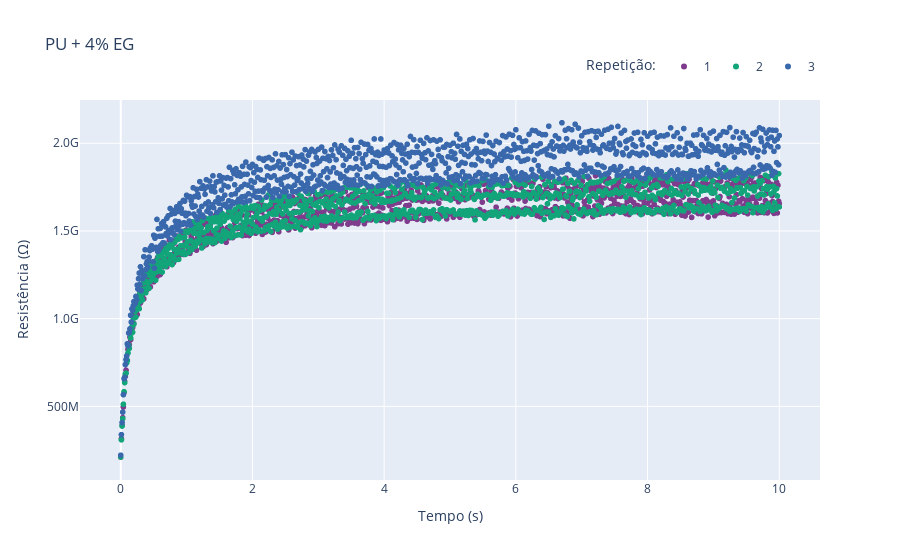

The code cell stored with this chart in its notebook:
### Markdown cell above
### Gráfico da resistência ao longo do tempo - PU + 4%EG

### Code cell
fig = pueg4_df.plot(kind='scatter',
                    x='Tempo',
                    y='Resistência',
                    color = 'Repetição',
                    color_discrete_sequence=px.colors.qualitative.Bold,
                    title="PU + 4% EG"
                   )
fig.update_layout(xaxis_title = 'Tempo (s)',
                  yaxis_title = 'Resistência (Ω)',
                  yaxis_tickformat = '.2s',
                  legend = dict(orientation = 'h',
                                y=1.05,
                                x=1.0,
                                xanchor= 'right',
                                yanchor= 'bottom',
                                title = dict(text = 'Repetição:')
                               )
                 )

### Figure 1 — Plotly figure (JSON) as saved in the notebook; plotly's stock layout.template omitted (floating-point values rounded to 4 significant figures; data arrays with more than 128 entries replaced by an {"elided": "..."} marker saying what was removed)
{"data": [{"hovertemplate": "Repetição=1<br>Tempo=%{x}<br>Resistência=%{y}<extra></extra>", "legendgroup": "1", "marker": {"color": "rgb(127, 60, 141)", "symbol": "circle"}, "mode": "markers", "name": "1", "showlegend": true, "type": "scattergl", "x": {"elided": "1001 float values"}, "xaxis": "x", "y": {"elided": "1001 float values"}, "yaxis": "y"}, {"hovertemplate": "Repetição=2<br>Tempo=%{x}<br>Resistência=%{y}<extra></extra>", "legendgroup": "2", "marker": {"color": "rgb(17, 165, 121)", "symbol": "circle"}, "mode": "markers", "name": "2", "showlegend": true, "type": "scattergl", "x": {"elided": "1001 float values"}, "xaxis": "x", "y": {"elided": "1001 float values"}, "yaxis": "y"}, {"hovertemplate": "Repetição=3<br>Tempo=%{x}<br>Resistência=%{y}<extra></extra>", "legendgroup": "3", "marker": {"color": "rgb(57, 105, 172)", "symbol": "circle"}, "mode": "markers", "name": "3", "showlegend": true, "type": "scattergl", "x": {"elided": "1001 float values"}, "xaxis": "x", "y": {"elided": "1001 float values"}, "yaxis": "y"}], "layout": {"legend": {"orientation": "h", "title": {"text": "Repetição:"}, "tracegroupgap": 0, "x": 1, "xanchor": "right", "y": 1.05, "yanchor": "bottom"}, "title": {"text": "PU + 4% EG"}, "xaxis": {"anchor": "y", "domain": [0, 1], "title": {"text": "Tempo (s)"}}, "yaxis": {"anchor": "x", "domain": [0, 1], "tickformat": ".2s", "title": {"text": "Resistência (Ω)"}}}}
